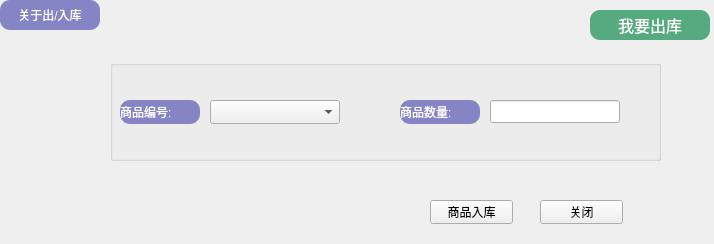
<?xml version="1.0" encoding="UTF-8"?>
<ui version="4.0">
 <class>InAndOutbord</class>
 <widget class="QWidget" name="InAndOutbord">
  <property name="geometry">
   <rect>
    <x>0</x>
    <y>0</y>
    <width>714</width>
    <height>244</height>
   </rect>
  </property>
  <property name="windowTitle">
   <string>Form</string>
  </property>
  <widget class="QPushButton" name="addButton">
   <property name="geometry">
    <rect>
     <x>430</x>
     <y>200</y>
     <width>83</width>
     <height>24</height>
    </rect>
   </property>
   <property name="text">
    <string>商品入库</string>
   </property>
  </widget>
  <widget class="QPushButton" name="closeButton">
   <property name="geometry">
    <rect>
     <x>540</x>
     <y>200</y>
     <width>83</width>
     <height>24</height>
    </rect>
   </property>
   <property name="text">
    <string>关闭</string>
   </property>
  </widget>
  <widget class="QGroupBox" name="groupBox">
   <property name="geometry">
    <rect>
     <x>110</x>
     <y>60</y>
     <width>551</width>
     <height>101</height>
    </rect>
   </property>
   <property name="title">
    <string/>
   </property>
   <widget class="QComboBox" name="comboBox">
    <property name="geometry">
     <rect>
      <x>100</x>
      <y>40</y>
      <width>130</width>
      <height>24</height>
     </rect>
    </property>
   </widget>
   <widget class="QLabel" name="label_1">
    <property name="geometry">
     <rect>
      <x>10</x>
      <y>40</y>
      <width>80</width>
      <height>24</height>
     </rect>
    </property>
    <property name="styleSheet">
     <string notr="true">color:white;
background:rgb(133, 133, 198);
border-radius:10px;</string>
    </property>
    <property name="text">
     <string>商品编号:</string>
    </property>
   </widget>
   <widget class="QLabel" name="label_2">
    <property name="geometry">
     <rect>
      <x>290</x>
      <y>40</y>
      <width>80</width>
      <height>24</height>
     </rect>
    </property>
    <property name="styleSheet">
     <string notr="true">color:white;
background:rgb(133, 133, 198);
border-radius:10px;</string>
    </property>
    <property name="text">
     <string>商品数量:</string>
    </property>
   </widget>
   <widget class="QLineEdit" name="lineEdit">
    <property name="geometry">
     <rect>
      <x>380</x>
      <y>40</y>
      <width>130</width>
      <height>23</height>
     </rect>
    </property>
   </widget>
  </widget>
  <widget class="QPushButton" name="transButton">
   <property name="geometry">
    <rect>
     <x>590</x>
     <y>10</y>
     <width>120</width>
     <height>30</height>
    </rect>
   </property>
   <property name="font">
    <font>
     <family>华文黑体</family>
     <pointsize>12</pointsize>
    </font>
   </property>
   <property name="styleSheet">
    <string notr="true">color:white;
background:rgb(85, 170, 127);
border-radius:10px;</string>
   </property>
   <property name="text">
    <string>我要出库</string>
   </property>
  </widget>
  <widget class="QPushButton" name="pushButton">
   <property name="geometry">
    <rect>
     <x>0</x>
     <y>0</y>
     <width>100</width>
     <height>30</height>
    </rect>
   </property>
   <property name="styleSheet">
    <string notr="true">color:white;
background:rgb(133, 133, 198);
border-radius:10px;</string>
   </property>
   <property name="text">
    <string>关于出/入库</string>
   </property>
  </widget>
 </widget>
 <resources/>
 <connections/>
</ui>
